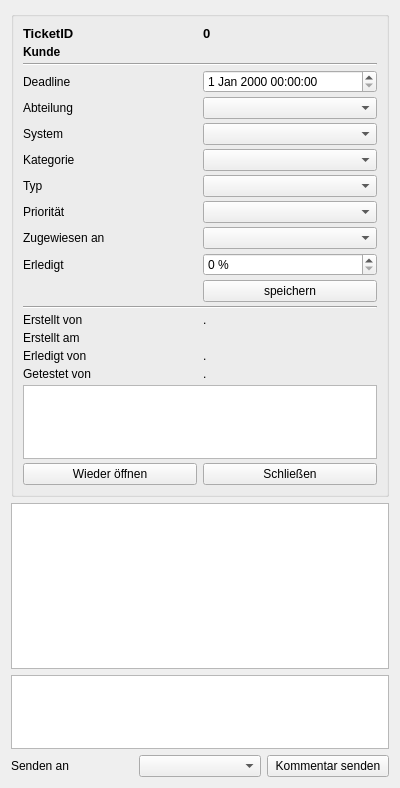
<?xml version="1.0" encoding="UTF-8"?>
<ui version="4.0">
 <class>TicketDetails</class>
 <widget class="QWidget" name="TicketDetails">
  <property name="geometry">
   <rect>
    <x>0</x>
    <y>0</y>
    <width>400</width>
    <height>788</height>
   </rect>
  </property>
  <property name="windowTitle">
   <string>Form</string>
  </property>
  <layout class="QVBoxLayout" name="verticalLayout">
   <item>
    <widget class="QGroupBox" name="groupBox">
     <property name="title">
      <string/>
     </property>
     <layout class="QGridLayout" name="gridLayout">
      <property name="verticalSpacing">
       <number>4</number>
      </property>
      <item row="10" column="1">
       <widget class="QLabel" name="label_6">
        <property name="text">
         <string>Erledigt</string>
        </property>
       </widget>
      </item>
      <item row="20" column="2">
       <widget class="QPushButton" name="changeState">
        <property name="text">
         <string>Schließen</string>
        </property>
       </widget>
      </item>
      <item row="16" column="2">
       <widget class="QLabel" name="processedByLabel2">
        <property name="text">
         <string>.</string>
        </property>
       </widget>
      </item>
      <item row="17" column="1">
       <widget class="QLabel" name="testedByLabel1">
        <property name="text">
         <string>Getestet von</string>
        </property>
       </widget>
      </item>
      <item row="8" column="2">
       <widget class="QComboBox" name="priorityBox"/>
      </item>
      <item row="0" column="2">
       <widget class="QLabel" name="ticketIDLabel">
        <property name="font">
         <font>
          <pointsize>10</pointsize>
          <weight>75</weight>
          <bold>true</bold>
         </font>
        </property>
        <property name="text">
         <string>0</string>
        </property>
       </widget>
      </item>
      <item row="0" column="1">
       <widget class="QLabel" name="label">
        <property name="font">
         <font>
          <pointsize>10</pointsize>
          <weight>75</weight>
          <bold>true</bold>
         </font>
        </property>
        <property name="text">
         <string>TicketID</string>
        </property>
       </widget>
      </item>
      <item row="17" column="2">
       <widget class="QLabel" name="testedByLabel2">
        <property name="text">
         <string>.</string>
        </property>
       </widget>
      </item>
      <item row="15" column="1">
       <widget class="QLabel" name="label_5">
        <property name="text">
         <string>Erstellt am</string>
        </property>
       </widget>
      </item>
      <item row="19" column="1" colspan="2">
       <widget class="QTextEdit" name="title">
        <property name="maximumSize">
         <size>
          <width>16777215</width>
          <height>100</height>
         </size>
        </property>
        <property name="readOnly">
         <bool>true</bool>
        </property>
       </widget>
      </item>
      <item row="16" column="1">
       <widget class="QLabel" name="processedByLabel1">
        <property name="text">
         <string>Erledigt von</string>
        </property>
       </widget>
      </item>
      <item row="8" column="1">
       <widget class="QLabel" name="label_4">
        <property name="text">
         <string>Priorität</string>
        </property>
       </widget>
      </item>
      <item row="1" column="1">
       <widget class="QLabel" name="label_2">
        <property name="font">
         <font>
          <weight>75</weight>
          <bold>true</bold>
         </font>
        </property>
        <property name="text">
         <string>Kunde</string>
        </property>
       </widget>
      </item>
      <item row="1" column="2">
       <widget class="QLabel" name="customerLabel">
        <property name="font">
         <font>
          <weight>75</weight>
          <bold>true</bold>
         </font>
        </property>
        <property name="text">
         <string/>
        </property>
       </widget>
      </item>
      <item row="6" column="1">
       <widget class="QLabel" name="label_7">
        <property name="text">
         <string>Kategorie</string>
        </property>
       </widget>
      </item>
      <item row="6" column="2">
       <widget class="QComboBox" name="categorie"/>
      </item>
      <item row="10" column="2">
       <widget class="QSpinBox" name="percent">
        <property name="suffix">
         <string> %</string>
        </property>
        <property name="prefix">
         <string/>
        </property>
        <property name="maximum">
         <number>100</number>
        </property>
        <property name="singleStep">
         <number>10</number>
        </property>
       </widget>
      </item>
      <item row="15" column="2">
       <widget class="QLabel" name="createdOn">
        <property name="text">
         <string/>
        </property>
       </widget>
      </item>
      <item row="3" column="1">
       <widget class="QLabel" name="label_9">
        <property name="text">
         <string>Deadline</string>
        </property>
       </widget>
      </item>
      <item row="4" column="1">
       <widget class="QLabel" name="label_8">
        <property name="text">
         <string>Abteilung</string>
        </property>
       </widget>
      </item>
      <item row="4" column="2">
       <widget class="QComboBox" name="department"/>
      </item>
      <item row="3" column="2">
       <widget class="QDateTimeEdit" name="deadline">
        <property name="enabled">
         <bool>true</bool>
        </property>
       </widget>
      </item>
      <item row="2" column="1" colspan="2">
       <widget class="Line" name="line">
        <property name="orientation">
         <enum>Qt::Horizontal</enum>
        </property>
       </widget>
      </item>
      <item row="14" column="1">
       <widget class="QLabel" name="createdByLabel1">
        <property name="text">
         <string>Erstellt von</string>
        </property>
       </widget>
      </item>
      <item row="14" column="2">
       <widget class="QLabel" name="createdByLabel2">
        <property name="text">
         <string>.</string>
        </property>
       </widget>
      </item>
      <item row="9" column="2">
       <widget class="QComboBox" name="ticketToUserBox"/>
      </item>
      <item row="9" column="1">
       <widget class="QLabel" name="label_3">
        <property name="text">
         <string>Zugewiesen an</string>
        </property>
       </widget>
      </item>
      <item row="13" column="1" colspan="2">
       <widget class="Line" name="line_2">
        <property name="orientation">
         <enum>Qt::Horizontal</enum>
        </property>
       </widget>
      </item>
      <item row="20" column="1">
       <widget class="QPushButton" name="reopen">
        <property name="text">
         <string>Wieder öffnen</string>
        </property>
       </widget>
      </item>
      <item row="11" column="2">
       <widget class="QPushButton" name="save">
        <property name="text">
         <string>speichern</string>
        </property>
       </widget>
      </item>
      <item row="5" column="1">
       <widget class="QLabel" name="label_10">
        <property name="text">
         <string>System</string>
        </property>
       </widget>
      </item>
      <item row="5" column="2">
       <widget class="QComboBox" name="systemBox"/>
      </item>
      <item row="7" column="1">
       <widget class="QLabel" name="label_11">
        <property name="text">
         <string>Typ</string>
        </property>
       </widget>
      </item>
      <item row="7" column="2">
       <widget class="QComboBox" name="typeBox"/>
      </item>
     </layout>
    </widget>
   </item>
   <item>
    <widget class="QPlainTextEdit" name="history">
     <property name="tabChangesFocus">
      <bool>false</bool>
     </property>
     <property name="documentTitle">
      <string>Verlauf</string>
     </property>
     <property name="undoRedoEnabled">
      <bool>false</bool>
     </property>
     <property name="readOnly">
      <bool>true</bool>
     </property>
     <property name="tabStopWidth">
      <number>80</number>
     </property>
     <property name="backgroundVisible">
      <bool>false</bool>
     </property>
    </widget>
   </item>
   <item>
    <widget class="QTextEdit" name="comment">
     <property name="maximumSize">
      <size>
       <width>16777215</width>
       <height>100</height>
      </size>
     </property>
    </widget>
   </item>
   <item>
    <layout class="QHBoxLayout" name="horizontalLayout">
     <item>
      <widget class="QLabel" name="sendToLabel">
       <property name="text">
        <string>Senden an</string>
       </property>
      </widget>
     </item>
     <item>
      <widget class="QComboBox" name="commentToUserBox"/>
     </item>
     <item>
      <widget class="QPushButton" name="send">
       <property name="text">
        <string>Kommentar senden</string>
       </property>
      </widget>
     </item>
    </layout>
   </item>
  </layout>
 </widget>
 <resources/>
 <connections/>
</ui>
